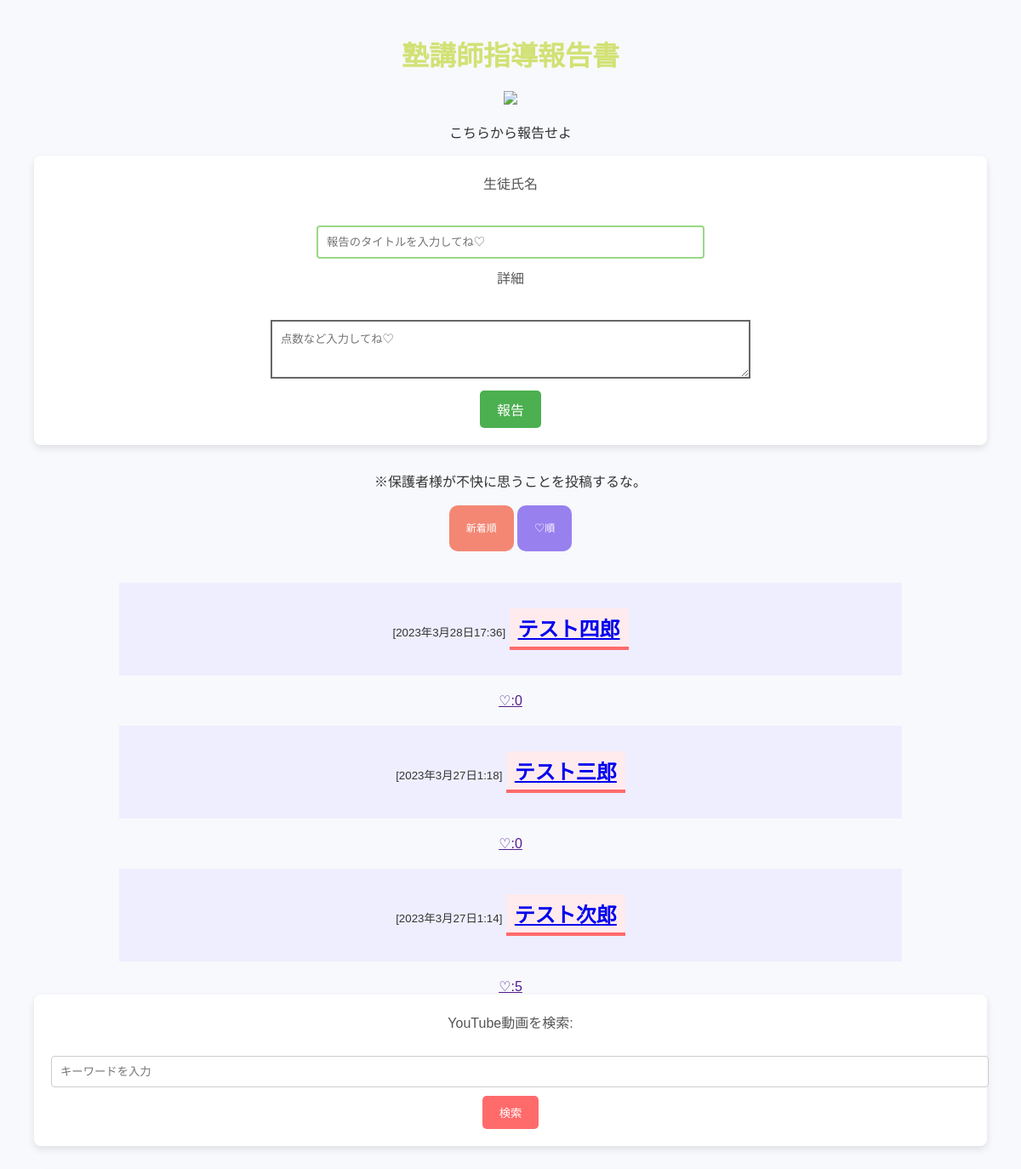
The app's page / (upper part), older data.
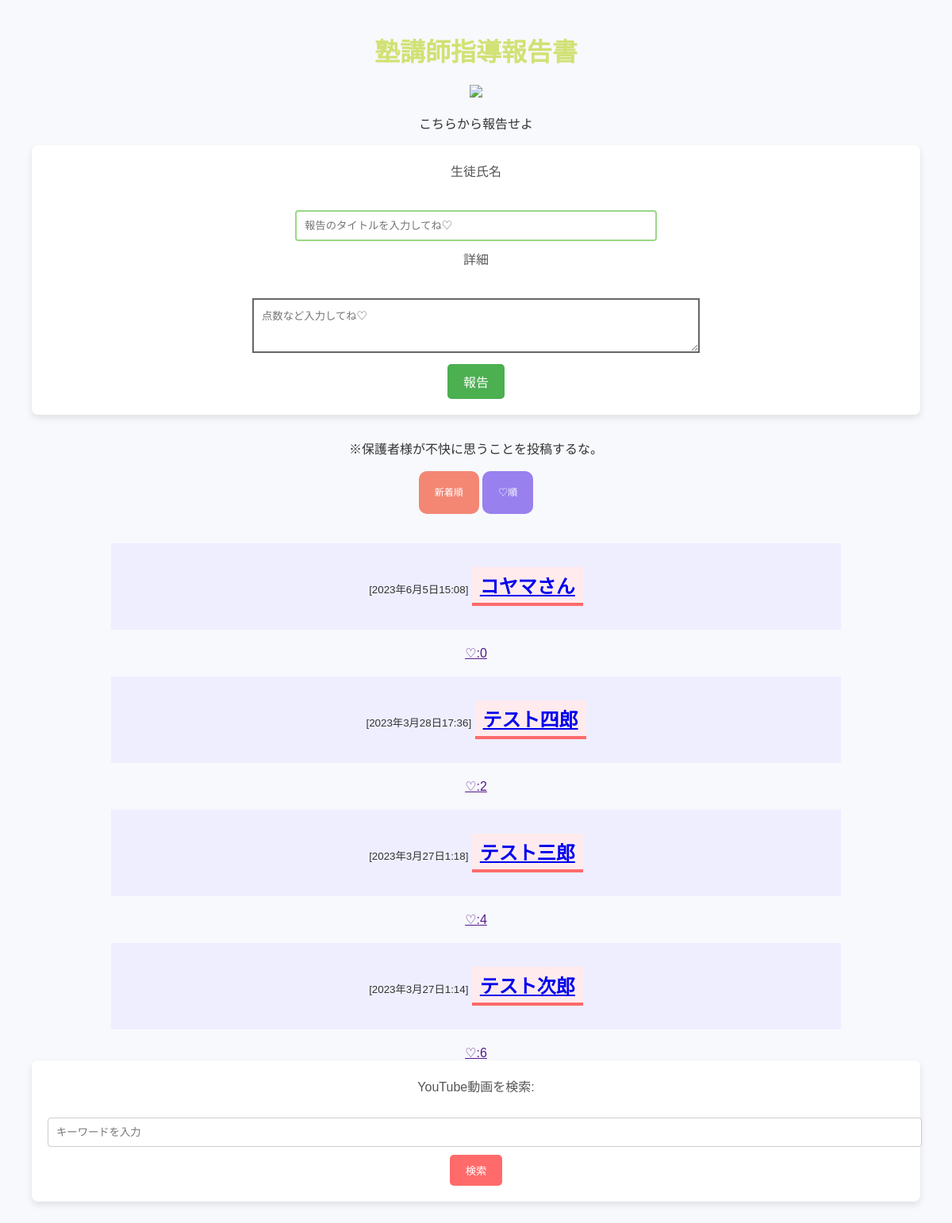
The same page, newer data.
### cram/models.py (models this page shows, shortened)
class Article(models.Model):
    title = models.CharField(max_length=200)
    body = models.TextField()
    posted_at = models.DateTimeField(default=timezone.now)
    published_at = models.DateTimeField(blank=True, null=True)
    like = models.IntegerField(default=0)

### cram/views.py (the view)
# urls.py: path('', views.index, name='index'),
def index(request):
    videos = []
    if request.method == 'POST':
        if 'keyword' in request.POST:
            keyword = request.POST['keyword']
            videos = search_videos(keyword, max_results=10)
        elif 'title' in request.POST and 'text' in request.POST:
            article = Article(title=request.POST['title'], body=request.POST['text'])
            article.save()
            return redirect(detail, article.id)
    else:  # Default keyword when loading the page for the first time (optional).
        videos = search_videos("塾講師", max_results=10)
    articles = Article.objects.order_by('-posted_at')
    context = {
        "articles": articles,
        "videos": videos,
    }
    return render(request, 'project/index.html', context)

### cram/views.py (called while the page is built, shortened)
def search_videos(keyword, max_results=5):
    request = youtube.search().list(
        part="snippet",
        q=keyword,
        type="video",
        maxResults=max_results,
        relevanceLanguage="ja",
        order="viewCount"
    )
    response = request.execute()
    videos = []
    return videos

### cram/templates/project/index.html (shortened to what this page needs)
{% load static %}
<!DOCTYPE html>
<html>
  <head>
    <link href="{% static 'cram/css/default.css' %}" rel="stylesheet">
  </head>
  <body>
  <div style="text-align: center;">
    <h1>塾講師指導報告書</h1>
    <div style="text-align: center;">
      <img src="https://icongr.am/feather/wifi.svg?size=60&color=currentColor" >
    </div>
    <p>こちらから報告せよ</p>
    <form action="{% url 'index' %}" method="post">
      <div>
        <label for="titleInput">生徒氏名</label><br>
        <input id="titleInput" name="title" type="text" row="1" placeholder="報告のタイトルを入力してね♡">
      </div>
      <div>
        <label for="textInput">詳細</label><br>
        <textarea id="textInput" name="text" rows="3" placeholder="点数など入力してね♡"></textarea>
      </div>
      <div>
        <button class="report-button" type="submit">報告</button>
      </div>
    </form>
    <p>※保護者様が不快に思うことを投稿するな。</p>
    <br>
    <div>
      <a href="{% url 'index' %}?sort=Date" id="sort_new">新着順</a>
      <a href="{% url 'index' %}?sort=like" id="sort_like">♡順</a>
    </div>
    <br>
    <br>
    {% if articles %}
    {% for article in articles %}
    <div class="text">
    <small>[{{ article.posted_at }}]</small>
    <h2><a href="{% url 'detail' article.id %}">{{ article.title }}</a></h2>
    </div>
    <div>
      <a href=""onclick="like({{article.id}});">
        ♡:<span id="like{{article.id}}">{{ article.like }}</span>
      </a>
    </div>
    {% endfor %}
    {% else %}
    <p>No article.</p>
    {% endif %}
    <form action="{% url 'index' %}" method="post">
      <label for="searchInput">YouTube動画を検索:</label><br>
      <input id="searchInput" name="keyword" type="text" placeholder="キーワードを入力">
      <button type="submit">検索</button>
  </form>
  </div>
  </body>
</html>

### cram/static/cram/css/default.css (style rules this page uses)
body { font-family: sans-serif; background-color: #f8cee7; }
h1 { color: rgb(210, 225, 116); }
h2 { padding: 0px 10px 0px 10px; }
#titleInput { margin: 10px; padding: 10px; border: solid 2px #9ad787; width: 40%; height: 40%; }
#textInput { margin: 10px; padding: 10px; border: solid 2px #666666; width: 50%; }
.text { margin: 20px 100px; padding: 10px; background-color: #eeeeff; }
#sort_new { padding: 20px 20px 20px 20px; border-radius: 10px; font-family: sans-serif; font-size: 12px; background-color: #f38774; color: #ffffff; text-decoration: none; }
#sort_like { padding: 20px 20px 20px 20px; border-radius: 10px; font-family: sans-serif; font-size: 12px; background-color: #9880ef; color: #ffffff; text-decoration: none; }
body { background-color: #f7f9fc; margin: 40px; color: #333; }
h2 { border-bottom: 4px solid #FF6B6B; display: inline-block; padding: 5px 10px; background-color: #ffebee; color: #FF6B6B; }
form { margin-bottom: 30px; padding: 20px; background-color: #fff; box-shadow: 0 4px 8px rgba(0, 0, 0, 0.1); border-radius: 8px; }
label { display: block; margin-bottom: 10px; color: #555; }
input[type="text"], input[type="file"] { width: 100%; padding: 10px; margin-bottom: 10px; border: 1px solid #ccc; border-radius: 4px; }
button { background-color: #FF6B6B; color: white; padding: 10px 20px; border: none; border-radius: 5px; cursor: pointer; transition: background-color 0.3s; }

### cram/templates/project/index.html (style rules this page uses)
.report-button { background-color: #4CAF50; color: white; padding: 10px 20px; font-size: 16px; border: none; cursor: pointer; border-radius: 5px; }

Row changes from the older to the newer data that the page shows:
added Article: posted_at "2023年6月5日15:08", title "コヤマさん", like "0"
changed Article "テスト四郎": like "0" → "2"
changed Article "テスト三郎": like "0" → "4"
changed Article "テスト次郎": like "5" → "6"
